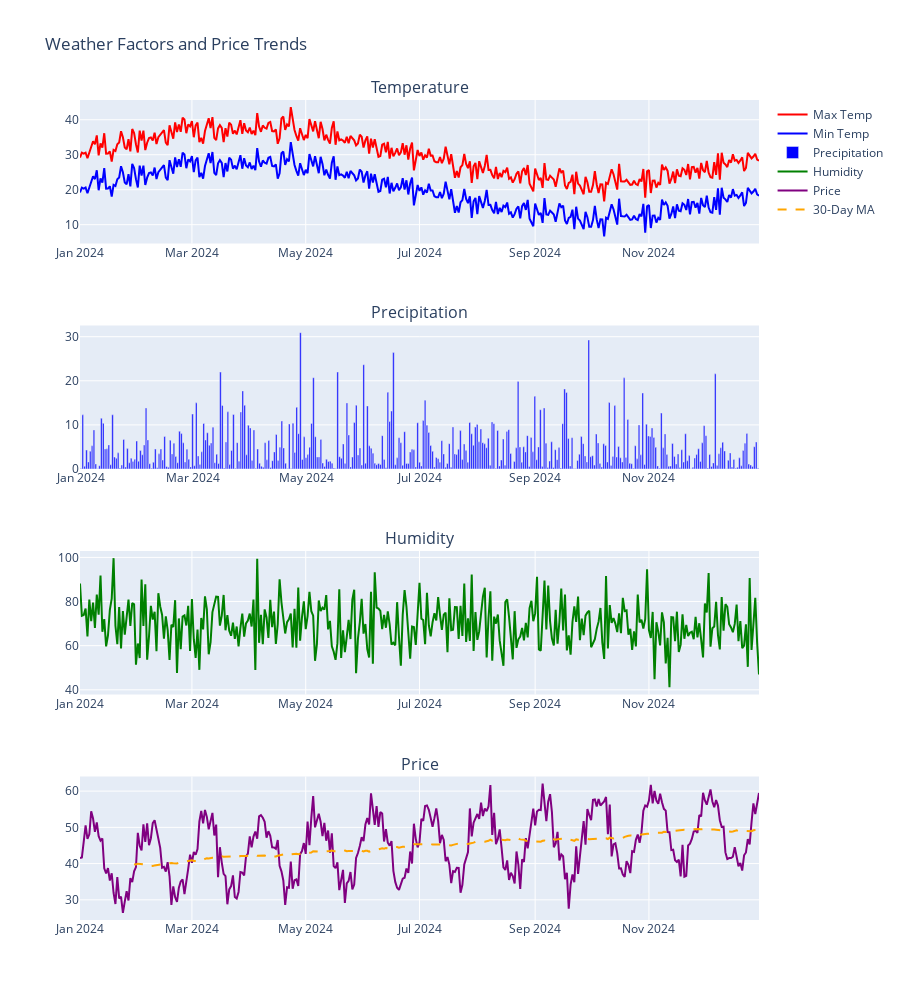

This figure's notebook cell:
### Code cell
# Create subplots for weather factors
fig = make_subplots(rows=4, cols=1, 
                    subplot_titles=('Temperature', 'Precipitation', 'Humidity', 'Price'),
                    vertical_spacing=0.1,
                    row_heights=[0.25, 0.25, 0.25, 0.25])

# Temperature plot
fig.add_trace(
    go.Scatter(x=data['date'], y=data['temp_max'], name='Max Temp',
               line=dict(color='red')),
    row=1, col=1
)
fig.add_trace(
    go.Scatter(x=data['date'], y=data['temp_min'], name='Min Temp',
               line=dict(color='blue')),
    row=1, col=1
)

# Precipitation plot
fig.add_trace(
    go.Bar(x=data['date'], y=data['precipitation'], name='Precipitation',
           marker_color='blue'),
    row=2, col=1
)

# Humidity plot
fig.add_trace(
    go.Scatter(x=data['date'], y=data['humidity'], name='Humidity',
               line=dict(color='green')),
    row=3, col=1
)

# Price plot
fig.add_trace(
    go.Scatter(x=data['date'], y=data['price'], name='Price',
               line=dict(color='purple')),
    row=4, col=1
)
fig.add_trace(
    go.Scatter(x=data['date'], y=data['price_ma_30'], name='30-Day MA',
               line=dict(color='orange', dash='dash')),
    row=4, col=1
)

# Update layout
fig.update_layout(height=1000, title_text='Weather Factors and Price Trends')
fig.show()

### Figure 1 — Plotly figure (JSON) as saved in the notebook; plotly's stock layout.template omitted (floating-point values rounded to 4 significant figures; data arrays with more than 128 entries replaced by an {"elided": "..."} marker saying what was removed)
{"data": [{"line": {"color": "red"}, "name": "Max Temp", "type": "scatter", "x": {"elided": "365 str values"}, "xaxis": "x", "y": {"elided": "365 float values"}, "yaxis": "y"}, {"line": {"color": "blue"}, "name": "Min Temp", "type": "scatter", "x": {"elided": "365 str values"}, "xaxis": "x", "y": {"elided": "365 float values"}, "yaxis": "y"}, {"marker": {"color": "blue"}, "name": "Precipitation", "type": "bar", "x": {"elided": "365 str values"}, "xaxis": "x2", "y": {"elided": "365 float values"}, "yaxis": "y2"}, {"line": {"color": "green"}, "name": "Humidity", "type": "scatter", "x": {"elided": "365 str values"}, "xaxis": "x3", "y": {"elided": "365 float values"}, "yaxis": "y3"}, {"line": {"color": "purple"}, "name": "Price", "type": "scatter", "x": {"elided": "365 str values"}, "xaxis": "x4", "y": {"elided": "365 float values"}, "yaxis": "y4"}, {"line": {"color": "orange", "dash": "dash"}, "name": "30-Day MA", "type": "scatter", "x": {"elided": "365 str values"}, "xaxis": "x4", "y": {"elided": "365 float values"}, "yaxis": "y4"}], "layout": {"annotations": [{"font": {"size": 16}, "showarrow": false, "text": "Temperature", "x": 0.5, "xanchor": "center", "xref": "paper", "y": 1, "yanchor": "bottom", "yref": "paper"}, {"font": {"size": 16}, "showarrow": false, "text": "Precipitation", "x": 0.5, "xanchor": "center", "xref": "paper", "y": 0.725, "yanchor": "bottom", "yref": "paper"}, {"font": {"size": 16}, "showarrow": false, "text": "Humidity", "x": 0.5, "xanchor": "center", "xref": "paper", "y": 0.45, "yanchor": "bottom", "yref": "paper"}, {"font": {"size": 16}, "showarrow": false, "text": "Price", "x": 0.5, "xanchor": "center", "xref": "paper", "y": 0.175, "yanchor": "bottom", "yref": "paper"}], "height": 1000, "title": {"text": "Weather Factors and Price Trends"}, "xaxis": {"anchor": "y", "domain": [0, 1]}, "xaxis2": {"anchor": "y2", "domain": [0, 1]}, "xaxis3": {"anchor": "y3", "domain": [0, 1]}, "xaxis4": {"anchor": "y4", "domain": [0, 1]}, "yaxis": {"anchor": "x", "domain": [0.825, 1]}, "yaxis2": {"anchor": "x2", "domain": [0.55, 0.725]}, "yaxis3": {"anchor": "x3", "domain": [0.275, 0.45]}, "yaxis4": {"anchor": "x4", "domain": [0, 0.175]}}}
